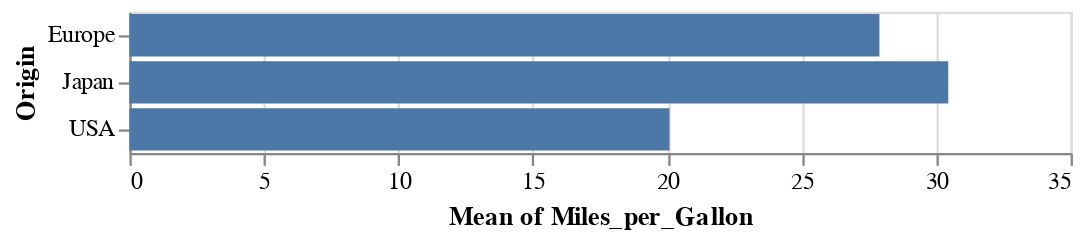

Notebook source saved alongside this figure:
### Markdown cell above
В Altair такая операция разделения-вычисления-объединения может быть выполнена посредством передачи оператора объединения в любую кодировку. Например, график представляющий описанную выше операцию формируется следующим образом:

### Code cell
alt.Chart(cars).mark_bar().encode(
    y='Origin',
    x='mean(Miles_per_Gallon)'
)

### Figure 1 — Vega-Lite specification as saved in the notebook (floating-point values rounded to 4 significant figures; data arrays with more than 128 entries replaced by an {"elided": "..."} marker saying what was removed)
{"config": {"view": {"continuousWidth": 400, "continuousHeight": 300}}, "data": {"name": "data-f02450ab61490a1363517a0190416235"}, "mark": "bar", "encoding": {"x": {"aggregate": "mean", "field": "Miles_per_Gallon", "type": "quantitative"}, "y": {"field": "Origin", "type": "nominal"}}, "$schema": "https://vega.github.io/schema/vega-lite/v4.17.0.json", "datasets": {"data-f02450ab61490a1363517a0190416235": {"elided": "406 records"}}}
